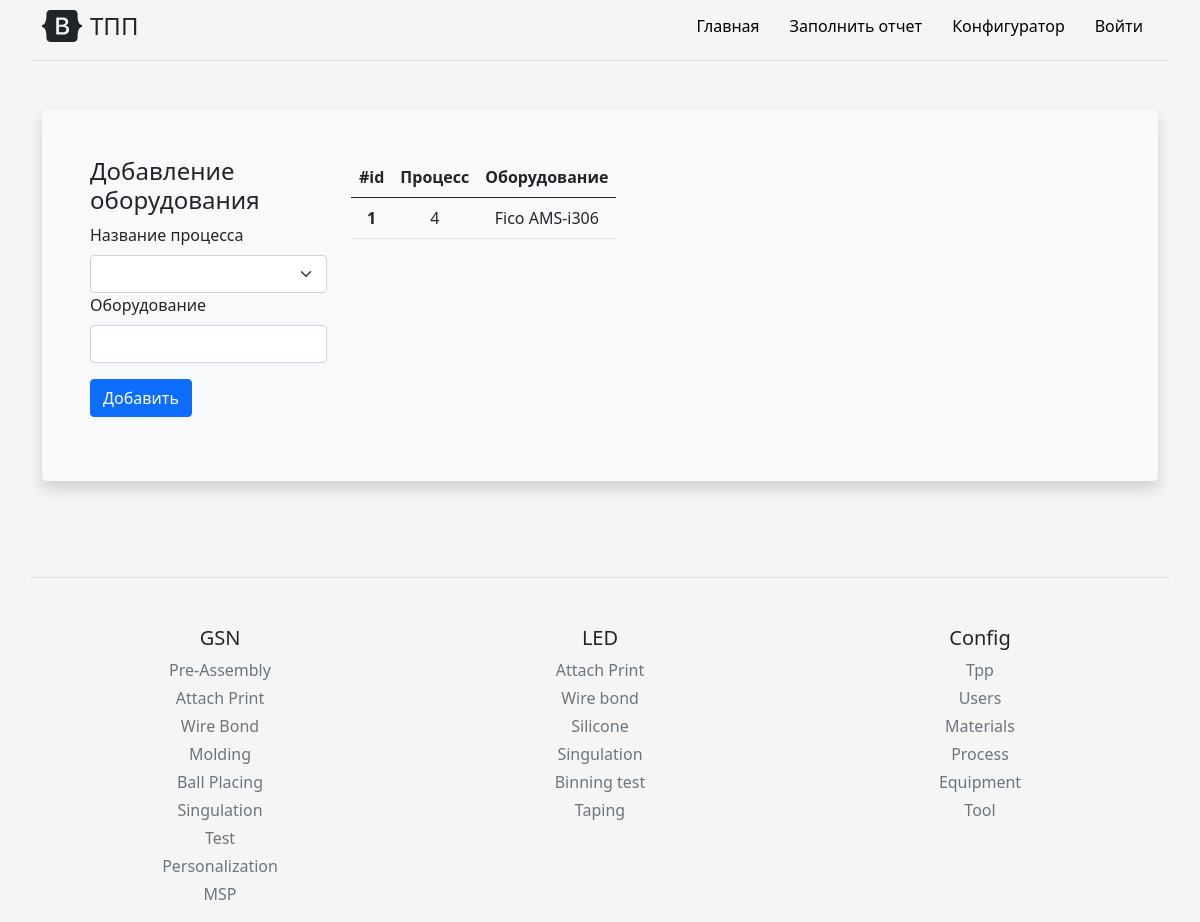
Before: /add_equipment with the older database file.
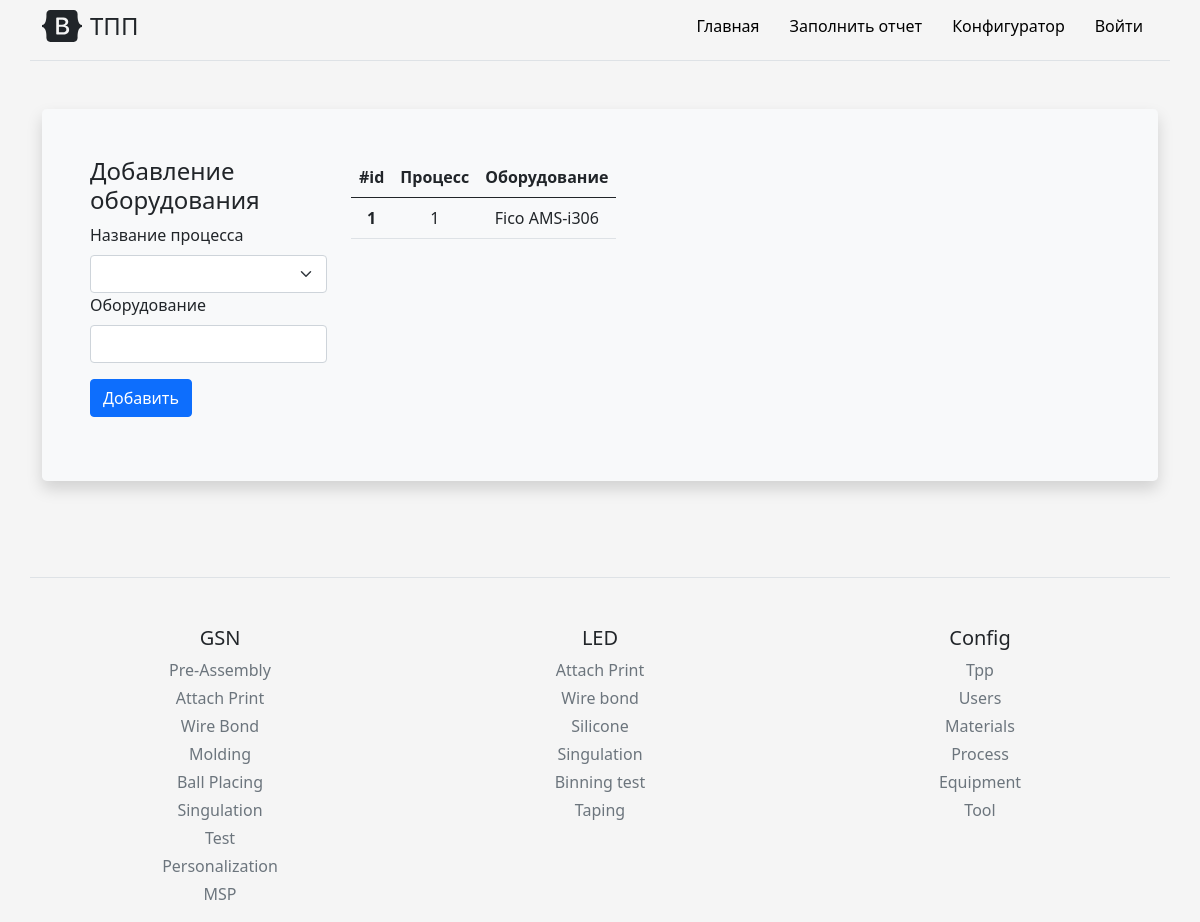
After: the same page with the newer database file.
### models.py (models this page shows, shortened)
class Equipment(db.Model):
    id = db.Column(db.Integer, primary_key=True)
    process_id = db.Column(db.Integer, db.ForeignKey('process.id'))
    main = db.Column(db.Text, nullable=False)

### routes.py (the view, shortened to what this page needs)
@app_routes.route('/add_equipment', methods=["POST", "GET"])
def add_equipment():
    from main import db
    from models import Equipment, Process
    equipments = db.session.query(Equipment).all()
    process = db.session.query(Process).all()
    return render_template('config_folder/add_equipment.html', equipments=equipments, process=process)

### templates/config_folder/add_equipment.html (shortened to what this page needs)
{% extends 'base.html' %}
{% block body %}
<div class="container py-4">
    <div class="p-5 mb-4 bg-light rounded-3 shadow">
        <div class="row align-items-md-stretch">
            <form class="col-md-3" method="post">
                <h4>Добавление оборудования</h4>
                <div class="col-sm-12">
                    <label for="process" class="form-label">Название процесса</label>
                    <select class="form-select" name="process" required>
                        <option></option>
                        {% for i in process %}
                        <option>{{i.process}}</option>
                        {% endfor %}
                    </select>
                </div>
                <div class="col-sm-12">
                    <label for="equipment" class="form-label">Оборудование</label>
                    <input type="text" class="form-control" name="equipment" required>
                </div>
                <div class="py-3">
                    <button class="btn btn-m btn-primary btn-block" type="submit" name="btn" value="add"> Добавить </button>
                </div>
            </form>
            <div class="col-md-9">
                <table class="table table-hover">
                    <thead>
                        <tr>
                        <th scope="col">#id</th>
                        <th scope="col">Процесс</th>
                        <th scope="col">Оборудование</th>
                        </tr>
                    </thead>
                    <tbody>
                        {% for item in equipments %}
                        <tr>
                        <th scope="row" name="table_id">{{item.id}}</th>
                        <td name="process_name">{{item.process_id}}</td>
                        <td name="equipment_name">{{item.main}}</td>
                        </tr>
                        {% endfor %}
                    </tbody>
                </table>
            </div>
         </div>
    </div>
</div>
{% endblock %}

Changed rows visible on the page:
changed Equipment "Fico AMS-i306": process_id "4" → "1"
